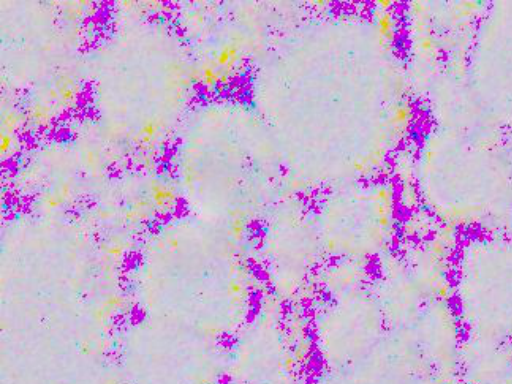
#> input picture img_crop_1_1.png, 512 x 384 px
$ python canny.py
#> lines starting #> are read from the running program, lines starting #| are printed output that depends on the picture
import cv2

def canny(imgPath):
#> called with imgPath = './img_crop_1_1.png'
    img = cv2.imread(imgPath)
#> img is the input picture: shape (384, 512, 3); mean B, G, R 209.7, 175.1, 200.9

    # kalibrasi canny untuk riset histologi
    edges = cv2.Canny(img, 280, 300)
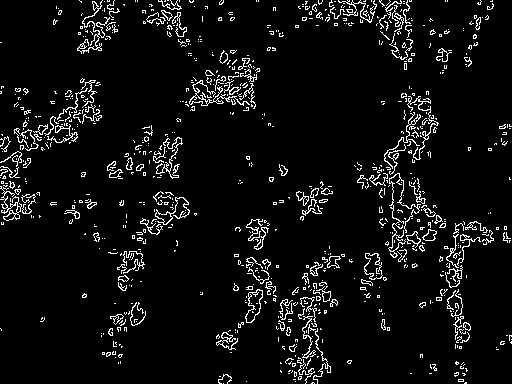
#> edges: shape (384, 512); 6.1% white in thin lines or dots

    cv2.imshow("Canny", edges)

    # waitKey berdasarkan waktu
    # cv2.waitKey(5000)
    # waitKey berdasarkan tombol
    cv2.waitKey(0)


pth =  "./img_crop_1_1.png"
canny(pth)
